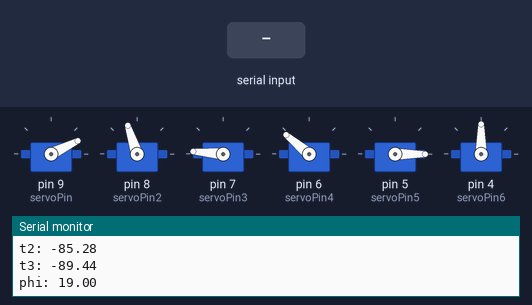
Simulated run of this sketch. Board: Arduino Uno, built with avr-gcc and run on an emulated ATmega328P. Shown: 6 × servo, the last lines printed to the serial monitor. Inputs (shaded band) come from the test bench.

Above: at 3.2 s.
3.3 s: "a" received over Serial
At 3.8 s:
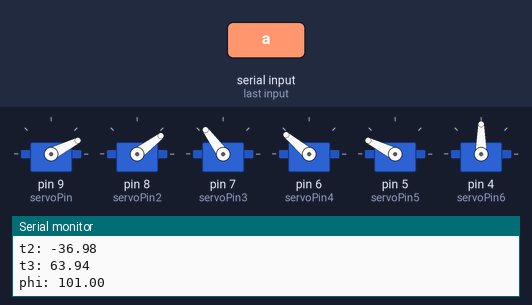
4.9 s: "d" received over Serial
At 5.5 s:
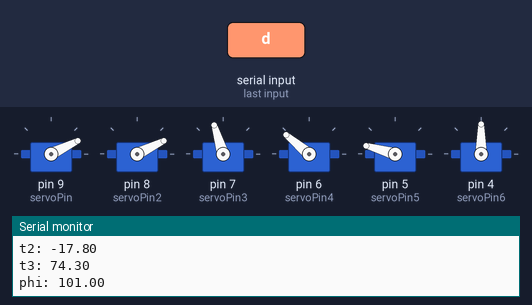
Timing chart, 0 to 7.9 s (numbered marks = the images above; inputs shaded):
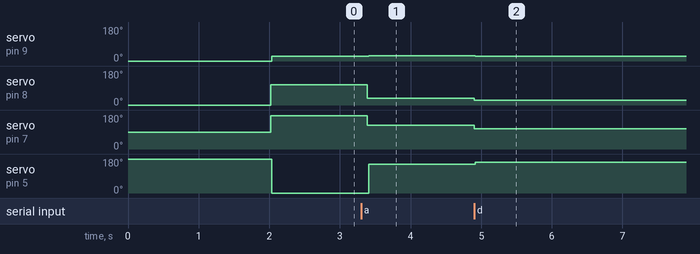

Measured:
- after the input at 3.3 s, servo on pin 9 (servoPin): 26° → 27° after 0.11 s; servo on pin 8 (servoPin2): 108° → 37° after 0.09 s; servo on pin 7 (servoPin3): 175° → 126° after 0.09 s; servo on pin 5 (servoPin5): 0° → 153° after 0.11 s
- after the input at 4.9 s, servo on pin 9 (servoPin): 27° → 26° at once; servo on pin 8 (servoPin2): 37° → 26° at once; servo on pin 7 (servoPin3): 126° → 107° at once; servo on pin 5 (servoPin5): 153° → 164° at once

The sketch:

keyboardControl.ino
```cpp
#include <Servo.h>
#include <Arduino.h>

// setting on board servo pin locations
int servoPin = 9;
int servoPin2 = 8;
int servoPin3 = 7;
int servoPin4 = 6;
int servoPin5 = 5;
int servoPin6 = 4;

// creating servos
Servo servoBase;
Servo servoShoulder;
Servo servoElbow;
Servo servoWrist;
Servo servoClawJoint;
Servo servoClaw;

// base servo position in degrees
int angleBase; // 0-180
int angleShoulder; // 0-180
int angleElbow; // 90-(-90) -> 180-0
int angleWrist; // 140 aligned
int angleServoClawJoint; // 0-180 -> (-90)-90
int angleServoClaw;

// inverse kinematics variables
float x_; float y_; float z_; // z is height, y is distance from base center out, x is side to side. y,z can only be positive
float phi_h; // helper function variables
float c0 = 9.5; float c1 = 12; float c2 = 12; float c3 = 13.5; // claw length is closed
float t0; float t1; float t2; float t3; float phi; // phi is predetermined
int val; // serial read variable

/*
 * set up the initial conditions for the arm
 */
void setup() {
  // begins serial comms
  Serial.begin(9600);

  // set angles
  float angleBase = 0;
  float angleShoulder = 0;
  float angleElbow = 90;
  float angleWrist = 140;
  float angleServoClawJoint = 180;
  float angleServoClaw = 90;

  // connect servos to arduino
  servoBase.attach(servoPin);
  servoShoulder.attach(servoPin2);
  servoElbow.attach(servoPin3);
  servoWrist.attach(servoPin4);
  servoClawJoint.attach(servoPin5);
  servoClaw.attach(servoPin6);

  // set servos to base position
  servoBase.write(angleBase);
  servoShoulder.write(angleShoulder);
  servoElbow.write(angleElbow);
  servoWrist.write(angleWrist);
  servoClawJoint.write(angleServoClawJoint);
  servoClaw.write(angleServoClaw);
  delay(2000);

  // set servos to base invKin position
  setPosition(10,20, 30, 0);
}

/*
 * run functions continuously
 */
void loop(){
  keyboardControl();
}

/*
 * inverse kinematics algorithm to calculate the  servo angles given end effector location and angle
 */
void setPosition(double x, double y, double z, double gripAngle) {
  x_ = x; y_ = y; z_ = z; phi = gripAngle;

  // calculate pitch angle of base motor
  t0 = atan2(x_, y_);

  // finding position of 2DOF end effector
  float wy = y_ - c3 * cos(radians(phi));
  float wz = z_ - c3 * sin(radians(phi)) - c0;

  // shoulder-elbow anglef
  float delta = sq(wy) + sq(wz);
  float a2 = (delta - sq(c1) - sq(c2)) / (2 * c1 * c2);
  float s2 = sqrt(1 - sq(a2)); // elbow down
  t2 = atan2(s2, a2);

  // shoulder-base angle
  float s1 = ((c1 + c2 * a2) * wz - c2 * s2 * wy) / delta;
  float a1 = ((c1 + c2 * a2) * wy + c2 * s2 * wz) / delta;
  t1 = atan2(s1,a1);

  // wrist angle
  t3 = radians(phi) - t1 - t2;

  // if angles return as "nan" or angles are unreachable, find new grip angle phi
  if (isnan(t1) || degrees(t1) < 0
      || degrees(t1) > 180 || degrees(t2) < -90 || degrees(t2) > 90
      || degrees(t3) < -90 || degrees(t3) > 90) {
    for (float j = 0; j <= 180; j++) {
      phi_h = j;
      setPositionHelper(x_, y_, z_, phi_h);
      if (isnan(t1) || isnan(t2) || isnan(t3) || degrees(t1) < 0
          || degrees(t1) > 180 || degrees(t2) < -90 || degrees(t2) > 90
          || degrees(t3) < -90 || degrees(t3) > 90) {
        continue;
      } else {
        phi = phi_h;
        break;
      }
    }
  }

  // if no grip angle achieves a possible orientation, return
  if (isnan(t1) || isnan(t2) || isnan(t3)) {
    Serial.println("unreachable position");
    return;
  }

  flipOrientation();

  Serial.println("");
  Serial.println("Angle Calculations: ");
  Serial.print("t0: "); Serial.print(degrees(t0));
  Serial.println("");
  Serial.print("t1: "); Serial.print(degrees(t1));
  Serial.println("");
  Serial.print("t2: "); Serial.print(degrees(t2));
  Serial.println("");
  Serial.print("t3: "); Serial.print(degrees(t3));
  Serial.println("");
  Serial.print("phi: "); Serial.print(phi);

  servoBase.write(degrees(t0));
  servoShoulder.write(degrees(t1));
  servoElbow.write(90 - degrees(t2));
  servoClawJoint.write(degrees(t3) + 90);
}

/*
 * helper function to determine angles if unreachable phi
 */
void setPositionHelper(double x, double y, double z, double phi) {
   x_ = x; y_ = y; z_ = z; phi_h = phi;

  // calculate pitch angle of base motor
  t0 = atan2(x_, y_);

  // finding position of 2DOF end effector
  float wy = y_ - c3 * cos(radians(phi));
  float wz = z_ - c3 * sin(radians(phi)) - c0;

  // shoulder-elbow angle
  float delta = sq(wy) + sq(wz);
  float a2 = (delta - sq(c1) - sq(c2)) / (2 * c1 * c2);
  float s2 = sqrt(1 - sq(a2));
  t2 = atan2(s2, a2);

  // shoulder-base angle
  float s1 = ((c1 + c2 * a2) * wz - c2 * s2 * wy) / delta;
  float a1 = ((c1 + c2 * a2) * wy + c2 * s2 * wz) / delta;
  t1 = atan2(s1,a1);

  // wrist angle
  t3 = radians(phi) - t1 - t2;
}

/*
 * connect to putty.exe com5 for continues movment change
 * mapped to keyboard keys
 */
void keyboardControl() {
  if (Serial.available()) { // if serial value is available
    val = Serial.read(); // then read the serial value
    if (val == 'd') { // pitch EE out
      y_++;
      setPosition(x_, y_, z_, phi);
      delay(10);
    }
    if (val == 'a'){ // pitch EE in
      y_--;
      setPosition(x_, y_, z_, phi);
      delay(10);
    }
    if (val == 'w') { // pitch EE up
      z_++;
      setPosition(x_, y_, z_, phi);
      delay(10);
    }
    if (val == 's'){ // pitch EE down
      z_--;
      setPosition(x_, y_, z_, phi);
      delay(10);
    }
    if (val == 'f'){ // pitch EE down
      flipOrientation();
      delay(10);
    }
  }
}

void flipOrientation() {
  if (t2 >= 0 || t2 < -90) {
    t1 = t1 + t2;
    t2 = -1 * t2;
  }

  servoShoulder.write(degrees(t1));
  servoElbow.write(90 - degrees(t2));
}
```
